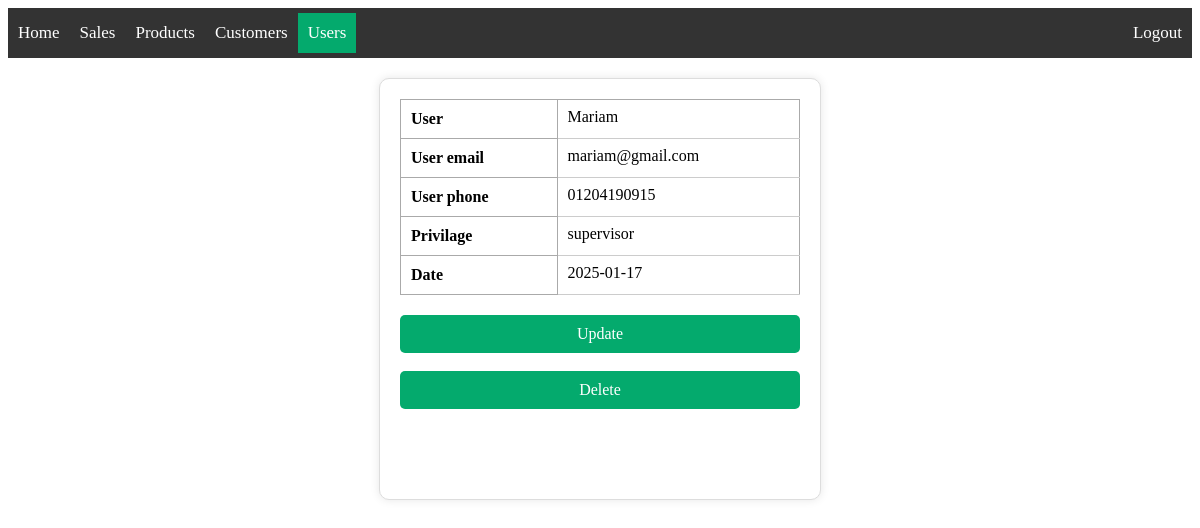
/users/info_user/3 (signed in), run on the app's committed database.
### app/models/user.py (models this page shows, shortened)
class User(db.Model, UserMixin):
    __tablename__ = 'user'
    id = db.Column(db.Integer, primary_key=True)
    user_name = db.Column(db.String(200), nullable=False)
    user_email = db.Column(db.String(200), nullable=False)
    user_phone = db.Column(db.String(15))
    password = db.Column(db.String(128), nullable=False)
    active = db.Column(db.Boolean(), default=True)
    roles = db.relationship('Role', secondary='user_roles', backref='roled')
    date = db.Column(db.DateTime, default=datetime.now(pytz.UTC))
    fs_uniquifier = db.Column(db.String(90), nullable=False, unique=True,
                              default=generate_unique_value)

class Role(db.Model, RoleMixin):
    __tablename__ = 'role'
    id = db.Column(db.Integer, primary_key=True)
    name = db.Column(db.String(50), unique=True)

### app/users/routes.py (the view)
@bp.route('/info_user/<int:id>', methods=['GET'])
@roles_accepted('admin', 'supervisor')
def info_user(id):
    user = User.query.get_or_404(id)
    return render_template('users/info_user.html', user=user)

### app/templates/users/info_user.html (shortened to what this page needs)
{% extends 'base.html' %}
{% block content %}
<div class="content">
    <div class="info">
        <div class="table_box">
            <table>
                <tr>
                    <th>User</th>
                    <td>{{ user.user_name }}</td>
                </tr>
                <tr>
                    <th>User email</th>
                    <td>{{ user.user_email }}</td>
                </tr>
                <tr>
                    <th>User phone</th>
                    <td>{{ user.user_phone }}</td>
                </tr>
                <tr>
                    <th>Privilage</th>
                    <td>{{ user.roles[0].name }}</td>
                </tr>
                <tr>
                    <th>Date</th>
                    <td>{{ user.date.date() }}</td>
                </tr>
            </table>
        </div>
        <div class="edit">
            {% if current_user.has_role('admin') or current_user.has_role('editor')%}
            <a href="/users/update_user/{{user.id}}" id="update">Update</a>
            <br/>
            <a href="{{ url_for('users.delete_user', id=user.id) }}" onclick="return confirm('are you sure you want delete this record?!')" id="delete">Delete</a>
            {% endif %}
        </div>
    </div>
</div>
{% endblock %}

### app/static/css/styles.css (style rules this page uses)
.view table, td, th { border: 1px solid #aaa; }
.content { width: 100%; }
.info { width: 400px; height: 380px; margin: 20px auto; padding: 20px; background-color: #fff; border: 1px solid #ddd; border-radius: 10px; box-shadow: 0 0 10px rgba(0, 0, 0, 0.1); display: flex; flex-direction: column; }
.table_box { width: 100%; }
.table_box table { width: 100%; border-collapse: collapse; }
.table_box th, td { padding: 10px; text-align: left; }
.table_box th { font-weight: bold; }
.table_box td { border-bottom: 1px solid #ccc; padding-top: 5px; }
#update { font-size: 16px; display: block; color: #fff; background-color: #04AA6D; text-align: center; padding: 10px 0; border: none; text-decoration: none; margin-top: 20px; border-radius: 5px; width: 100%; transition: background-color 0.3s ease; }
#delete { font-size: 16px; display: block; color: #fff; background-color: #04AA6D; text-align: center; padding: 10px 0; border: none; text-decoration: none; margin-top: 0; border-radius: 5px; width: 100%; transition: background-color 0.3s ease; }

### data on the page
User: user_name "Mariam", user_email "mariam@gmail.com", user_phone "01204190915", date "2025-01-17"
Role: name "supervisor"
